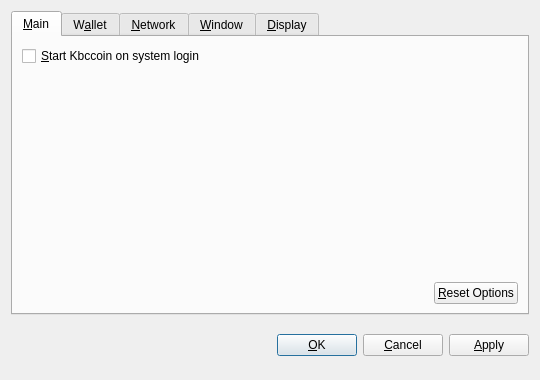
<?xml version="1.0" encoding="UTF-8"?>
<ui version="4.0">
 <class>OptionsDialog</class>
 <widget class="QDialog" name="OptionsDialog">
  <property name="geometry">
   <rect>
    <x>0</x>
    <y>0</y>
    <width>540</width>
    <height>380</height>
   </rect>
  </property>
  <property name="windowTitle">
   <string>Options</string>
  </property>
  <property name="modal">
   <bool>true</bool>
  </property>
  <layout class="QVBoxLayout" name="verticalLayout">
   <item>
    <widget class="QTabWidget" name="tabWidget">
     <property name="tabPosition">
      <enum>QTabWidget::North</enum>
     </property>
     <property name="currentIndex">
      <number>0</number>
     </property>
     <widget class="QWidget" name="tabMain">
      <attribute name="title">
       <string>&amp;Main</string>
      </attribute>
      <layout class="QVBoxLayout" name="verticalLayout_Main">
       <item>
        <widget class="QCheckBox" name="bitcoinAtStartup">
         <property name="toolTip">
          <string>Automatically start Kbccoin after logging in to the system.</string>
         </property>
         <property name="text">
          <string>&amp;Start Kbccoin on system login</string>
         </property>
        </widget>
       </item>
       <item>
        <spacer name="verticalSpacer_Main">
         <property name="orientation">
          <enum>Qt::Vertical</enum>
         </property>
         <property name="sizeHint" stdset="0">
          <size>
           <width>20</width>
           <height>40</height>
          </size>
         </property>
        </spacer>
       </item>
       <item>
        <layout class="QHBoxLayout" name="horizontalLayout_2_Main">
         <item>
          <spacer name="horizontalSpacer_2_Main">
           <property name="orientation">
            <enum>Qt::Horizontal</enum>
           </property>
           <property name="sizeHint" stdset="0">
            <size>
             <width>40</width>
             <height>20</height>
            </size>
           </property>
          </spacer>
         </item>
         <item>
          <widget class="QPushButton" name="resetButton">
           <property name="toolTip">
            <string>Reset all client options to default.</string>
           </property>
           <property name="text">
            <string>&amp;Reset Options</string>
           </property>
           <property name="autoDefault">
            <bool>false</bool>
           </property>
          </widget>
         </item>
        </layout>
       </item>
      </layout>
     </widget>
     <widget class="QWidget" name="tabWallet">
      <attribute name="title">
       <string>W&amp;allet</string>
      </attribute>
      <layout class="QVBoxLayout" name="verticalLayout_Network">
       <item>
        <widget class="QLabel" name="transactionFeeInfoLabel">
         <property name="text">
          <string>Optional transaction fee per kB that helps make sure your transactions are processed quickly. Most transactions are 1 kB.</string>
         </property>
         <property name="textFormat">
          <enum>Qt::PlainText</enum>
         </property>
         <property name="wordWrap">
          <bool>true</bool>
         </property>
        </widget>
       </item>
       <item>
        <layout class="QHBoxLayout" name="horizontalLayout_1_Main">
         <item>
          <widget class="QLabel" name="transactionFeeLabel">
           <property name="text">
            <string>Pay transaction &amp;fee</string>
           </property>
           <property name="textFormat">
            <enum>Qt::PlainText</enum>
           </property>
           <property name="buddy">
            <cstring>transactionFee</cstring>
           </property>
          </widget>
         </item>
         <item>
          <widget class="BitcoinAmountField" name="transactionFee"/>
         </item>
         <item>
          <spacer name="horizontalSpacer_1_Main">
           <property name="orientation">
            <enum>Qt::Horizontal</enum>
           </property>
           <property name="sizeHint" stdset="0">
            <size>
             <width>40</width>
             <height>20</height>
            </size>
           </property>
          </spacer>
         </item>
        </layout>
       </item>
       <item>
        <widget class="QLabel" name="label">
         <property name="text">
          <string>If you disable the spending of unconfirmed change, the change from a transaction cannot be used until that transaction has at least one confirmation. This also affects how your balance is computed.</string>
         </property>
         <property name="wordWrap">
          <bool>true</bool>
         </property>
        </widget>
       </item>
       <item>
        <widget class="QCheckBox" name="spendZeroConfChange">
         <property name="text">
          <string>Spend unconfirmed change  (experts only)</string>
         </property>
        </widget>
       </item>
       <item>
        <spacer name="verticalSpacer">
         <property name="orientation">
          <enum>Qt::Vertical</enum>
         </property>
         <property name="sizeHint" stdset="0">
          <size>
           <width>20</width>
           <height>40</height>
          </size>
         </property>
        </spacer>
       </item>
      </layout>
     </widget>
     <widget class="QWidget" name="tabNetwork">
      <attribute name="title">
       <string>&amp;Network</string>
      </attribute>
      <layout class="QVBoxLayout" name="verticalLayout_Network">
       <item>
        <widget class="QCheckBox" name="mapPortUpnp">
         <property name="toolTip">
          <string>Automatically open the Kbccoin client port on the router. This only works when your router supports UPnP and it is enabled.</string>
         </property>
         <property name="text">
          <string>Map port using &amp;UPnP</string>
         </property>
        </widget>
       </item>
       <item>
        <widget class="QCheckBox" name="connectSocks">
         <property name="toolTip">
          <string>Connect to the Kbccoin network through a SOCKS proxy (e.g. when connecting through Tor).</string>
         </property>
         <property name="text">
          <string>&amp;Connect through SOCKS proxy:</string>
         </property>
        </widget>
       </item>
       <item>
        <layout class="QHBoxLayout" name="horizontalLayout_Network">
         <item>
          <widget class="QLabel" name="proxyIpLabel">
           <property name="text">
            <string>Proxy &amp;IP:</string>
           </property>
           <property name="textFormat">
            <enum>Qt::PlainText</enum>
           </property>
           <property name="buddy">
            <cstring>proxyIp</cstring>
           </property>
          </widget>
         </item>
         <item>
          <widget class="QValidatedLineEdit" name="proxyIp">
           <property name="maximumSize">
            <size>
             <width>140</width>
             <height>16777215</height>
            </size>
           </property>
           <property name="toolTip">
            <string>IP address of the proxy (e.g. 127.0.0.1)</string>
           </property>
          </widget>
         </item>
         <item>
          <widget class="QLabel" name="proxyPortLabel">
           <property name="text">
            <string>&amp;Port:</string>
           </property>
           <property name="textFormat">
            <enum>Qt::PlainText</enum>
           </property>
           <property name="buddy">
            <cstring>proxyPort</cstring>
           </property>
          </widget>
         </item>
         <item>
          <widget class="QLineEdit" name="proxyPort">
           <property name="maximumSize">
            <size>
             <width>55</width>
             <height>16777215</height>
            </size>
           </property>
           <property name="toolTip">
            <string>Port of the proxy (e.g. 9050)</string>
           </property>
          </widget>
         </item>
         <item>
          <widget class="QLabel" name="socksVersionLabel">
           <property name="text">
            <string>SOCKS &amp;Version:</string>
           </property>
           <property name="textFormat">
            <enum>Qt::PlainText</enum>
           </property>
           <property name="buddy">
            <cstring>socksVersion</cstring>
           </property>
          </widget>
         </item>
         <item>
          <widget class="QValueComboBox" name="socksVersion">
           <property name="toolTip">
            <string>SOCKS version of the proxy (e.g. 5)</string>
           </property>
          </widget>
         </item>
         <item>
          <spacer name="horizontalSpacer_Network">
           <property name="orientation">
            <enum>Qt::Horizontal</enum>
           </property>
           <property name="sizeHint" stdset="0">
            <size>
             <width>40</width>
             <height>20</height>
            </size>
           </property>
          </spacer>
         </item>
        </layout>
       </item>
       <item>
        <spacer name="verticalSpacer_Network">
         <property name="orientation">
          <enum>Qt::Vertical</enum>
         </property>
         <property name="sizeHint" stdset="0">
          <size>
           <width>20</width>
           <height>40</height>
          </size>
         </property>
        </spacer>
       </item>
      </layout>
     </widget>
     <widget class="QWidget" name="tabWindow">
      <attribute name="title">
       <string>&amp;Window</string>
      </attribute>
      <layout class="QVBoxLayout" name="verticalLayout_Window">
       <item>
        <widget class="QCheckBox" name="minimizeToTray">
         <property name="toolTip">
          <string>Show only a tray icon after minimizing the window.</string>
         </property>
         <property name="text">
          <string>&amp;Minimize to the tray instead of the taskbar</string>
         </property>
        </widget>
       </item>
       <item>
        <widget class="QCheckBox" name="minimizeOnClose">
         <property name="toolTip">
          <string>Minimize instead of exit the application when the window is closed. When this option is enabled, the application will be closed only after selecting Quit in the menu.</string>
         </property>
         <property name="text">
          <string>M&amp;inimize on close</string>
         </property>
        </widget>
       </item>
       <item>
        <spacer name="verticalSpacer_Window">
         <property name="orientation">
          <enum>Qt::Vertical</enum>
         </property>
         <property name="sizeHint" stdset="0">
          <size>
           <width>20</width>
           <height>40</height>
          </size>
         </property>
        </spacer>
       </item>
      </layout>
     </widget>
     <widget class="QWidget" name="tabDisplay">
      <attribute name="title">
       <string>&amp;Display</string>
      </attribute>
      <layout class="QVBoxLayout" name="verticalLayout_Display">
       <item>
        <layout class="QHBoxLayout" name="horizontalLayout_1_Display">
         <item>
          <widget class="QLabel" name="langLabel">
           <property name="text">
            <string>User Interface &amp;language:</string>
           </property>
           <property name="textFormat">
            <enum>Qt::PlainText</enum>
           </property>
           <property name="buddy">
            <cstring>lang</cstring>
           </property>
          </widget>
         </item>
         <item>
          <widget class="QValueComboBox" name="lang">
           <property name="toolTip">
            <string>The user interface language can be set here. This setting will take effect after restarting Kbccoin.</string>
           </property>
          </widget>
         </item>
        </layout>
       </item>
       <item>
        <layout class="QHBoxLayout" name="horizontalLayout_2_Display">
         <item>
          <widget class="QLabel" name="unitLabel">
           <property name="text">
            <string>&amp;Unit to show amounts in:</string>
           </property>
           <property name="textFormat">
            <enum>Qt::PlainText</enum>
           </property>
           <property name="buddy">
            <cstring>unit</cstring>
           </property>
          </widget>
         </item>
         <item>
          <widget class="QValueComboBox" name="unit">
           <property name="toolTip">
            <string>Choose the default subdivision unit to show in the interface and when sending coins.</string>
           </property>
          </widget>
         </item>
        </layout>
       </item>
       <item>
        <widget class="QCheckBox" name="displayAddresses">
         <property name="toolTip">
          <string>Whether to show Kbccoin addresses in the transaction list or not.</string>
         </property>
         <property name="text">
          <string>&amp;Display addresses in transaction list</string>
         </property>
        </widget>
       </item>
       <item>
        <widget class="QCheckBox" name="coinControlFeatures">
         <property name="toolTip">
          <string>Whether to show coin control features or not.</string>
         </property>
         <property name="text">
          <string>Display coin &amp;control features (experts only!)</string>
         </property>
        </widget>
       </item>
       <item>
        <spacer name="verticalSpacer_Display">
         <property name="orientation">
          <enum>Qt::Vertical</enum>
         </property>
         <property name="sizeHint" stdset="0">
          <size>
           <width>20</width>
           <height>40</height>
          </size>
         </property>
        </spacer>
       </item>
      </layout>
     </widget>
    </widget>
   </item>
   <item>
    <layout class="QHBoxLayout" name="horizontalLayout_Buttons">
     <item>
      <spacer name="horizontalSpacer_1">
       <property name="orientation">
        <enum>Qt::Horizontal</enum>
       </property>
       <property name="sizeHint" stdset="0">
        <size>
         <width>40</width>
         <height>48</height>
        </size>
       </property>
      </spacer>
     </item>
     <item>
      <widget class="QLabel" name="statusLabel">
       <property name="font">
        <font>
         <weight>75</weight>
         <bold>true</bold>
        </font>
       </property>
       <property name="text">
        <string/>
       </property>
       <property name="textFormat">
        <enum>Qt::PlainText</enum>
       </property>
       <property name="wordWrap">
        <bool>true</bool>
       </property>
      </widget>
     </item>
     <item>
      <spacer name="horizontalSpacer_2">
       <property name="orientation">
        <enum>Qt::Horizontal</enum>
       </property>
       <property name="sizeHint" stdset="0">
        <size>
         <width>40</width>
         <height>48</height>
        </size>
       </property>
      </spacer>
     </item>
     <item>
      <widget class="QPushButton" name="okButton">
       <property name="text">
        <string>&amp;OK</string>
       </property>
      </widget>
     </item>
     <item>
      <widget class="QPushButton" name="cancelButton">
       <property name="text">
        <string>&amp;Cancel</string>
       </property>
       <property name="autoDefault">
        <bool>false</bool>
       </property>
      </widget>
     </item>
     <item>
      <widget class="QPushButton" name="applyButton">
       <property name="text">
        <string>&amp;Apply</string>
       </property>
       <property name="autoDefault">
        <bool>false</bool>
       </property>
      </widget>
     </item>
    </layout>
   </item>
  </layout>
 </widget>
 <customwidgets>
  <customwidget>
   <class>BitcoinAmountField</class>
   <extends>QSpinBox</extends>
   <header>bitcoinamountfield.h</header>
  </customwidget>
  <customwidget>
   <class>QValueComboBox</class>
   <extends>QComboBox</extends>
   <header>qvaluecombobox.h</header>
  </customwidget>
  <customwidget>
   <class>QValidatedLineEdit</class>
   <extends>QLineEdit</extends>
   <header>qvalidatedlineedit.h</header>
  </customwidget>
 </customwidgets>
 <resources/>
 <connections/>
</ui>
